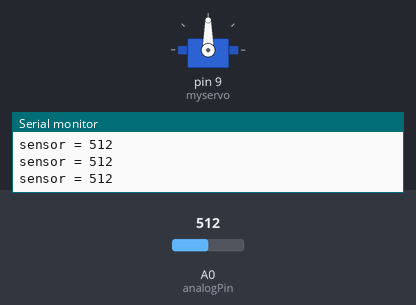
Bench run of a sketch on a simulated Arduino Uno, built with avr-gcc and run on an emulated ATmega328P. On the bench: servo, the last lines printed to the serial monitor. The inputs (shaded band) are chosen by the test bench; at power-on: A0 (analogPin) = 512.

Above: at 1.2 s.
1.3 s: A0 (analogPin) set to 697
At 2.4 s:
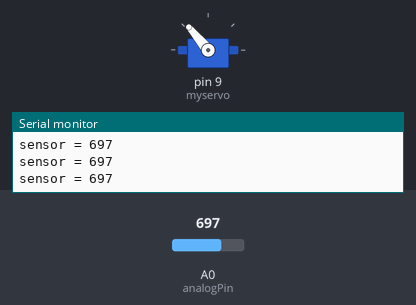
2.8 s: A0 (analogPin) set to 900
At 3.5 s:
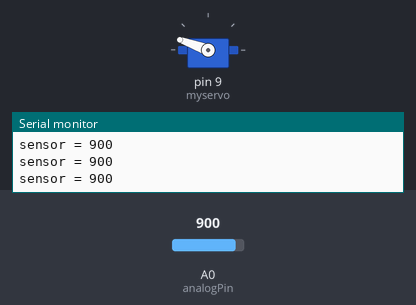
4.3 s: A0 (analogPin) set to 977
At 4.6 s:
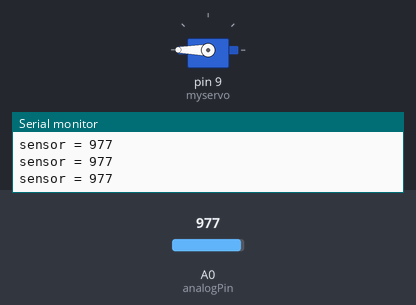
5.8 s: A0 (analogPin) set to 306
At 7.0 s:
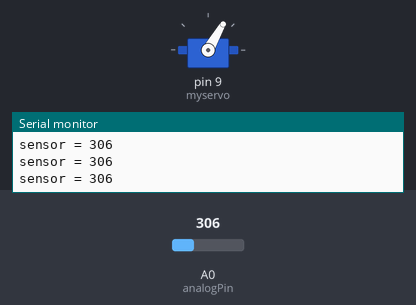
7.3 s: A0 (analogPin) set to 229
At 8.1 s:
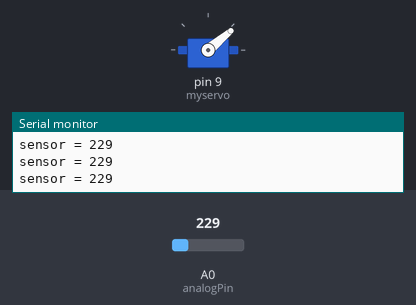
8.8 s: A0 (analogPin) set to 473
At 9.2 s:
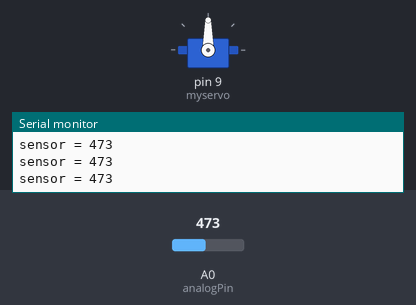
Timing chart, 0 to 11.8 s (numbered marks = the images above; inputs shaded):
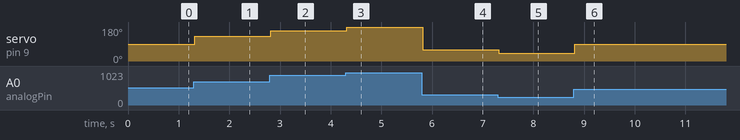

Measured:
- after the input at 1.3 s, servo on pin 9 (myservo): 90° → 130° at once
- after the input at 2.8 s, servo on pin 9 (myservo): 130° → 160° at once
- after the input at 4.3 s, servo on pin 9 (myservo): 160° → 180° at once
- after the input at 5.8 s, servo on pin 9 (myservo): 180° → 60° at once
- after the input at 7.3 s, servo on pin 9 (myservo): 60° → 40° at once
- after the input at 8.8 s, servo on pin 9 (myservo): 40° → 90° at once

The sketch:

ServoKnob_INIT.ino
```cpp
/*
 Controlling a servo position using a potentiometer (variable resistor)
 by Michal Rinott <http://people.interaction-ivrea.it/m.rinott>

 modified on 8 Nov 2013
 by Scott Fitzgerald
 http://www.arduino.cc/en/Tutorial/Knob
*/

#include <Servo.h>

Servo myservo;  // create servo object to control a servo

const int analogPin = A0;
int sensorValue = 0;

//int potpin = 0;  // analog pin used to connect the potentiometer
//int val;    // variable to read the value from the analog pin

void setup() {
  Serial.begin(9600);
  myservo.attach(9);  // attaches the servo on pin 9 to the servo object
}

void loop() {
  sensorValue = analogRead(analogPin);
  Serial.print("sensor = ");
  Serial.println(sensorValue);

//  val = analogRead(potpin);            // reads the value of the potentiometer (value between 0 and 1023)
//  val = map(val, 0, 1023, 0, 180);     // scale it to use it with the servo (value between 0 and 180)

if(sensorValue > 967){
  myservo.write(180); // sets the servo position according to the scaled value
}
else if(sensorValue >= 911 && sensorValue < 967){
  myservo.write(170);
}
else if(sensorValue >= 855 && sensorValue < 911){
  myservo.write(160);
}
else if(sensorValue >= 799 && sensorValue < 855){
  myservo.write(150);
}
else if(sensorValue >= 743 && sensorValue < 799){
  myservo.write(140);
}
else if(sensorValue >= 687 && sensorValue < 743){
  myservo.write(130);
}
else if(sensorValue >= 631 && sensorValue < 687){
  myservo.write(120);
}
else if(sensorValue >= 575 && sensorValue < 631){
  myservo.write(110);
}
else if(sensorValue >= 519 && sensorValue < 575){
  myservo.write(100);
}
else if(sensorValue >= 463 && sensorValue < 519){
  myservo.write(90);
}
else if(sensorValue >= 407 && sensorValue < 463){
  myservo.write(80);
}
else if(sensorValue >= 351 && sensorValue < 407){
  myservo.write(70);
}
else if(sensorValue >= 295 && sensorValue < 351){
  myservo.write(60);
}
else if(sensorValue >= 239 && sensorValue < 295){
  myservo.write(50);
}
else if(sensorValue >= 183 && sensorValue < 239){
  myservo.write(40);
}
else if(sensorValue >= 127 && sensorValue < 183){
  myservo.write(30);
}
else if(sensorValue >= 71 && sensorValue < 127){
  myservo.write(20);
}
else if(sensorValue >= 15 && sensorValue < 71){
  myservo.write(10);
}
else{
  myservo.write(0);
}
delay(5);                           // waits for the servo to get there
}
```
